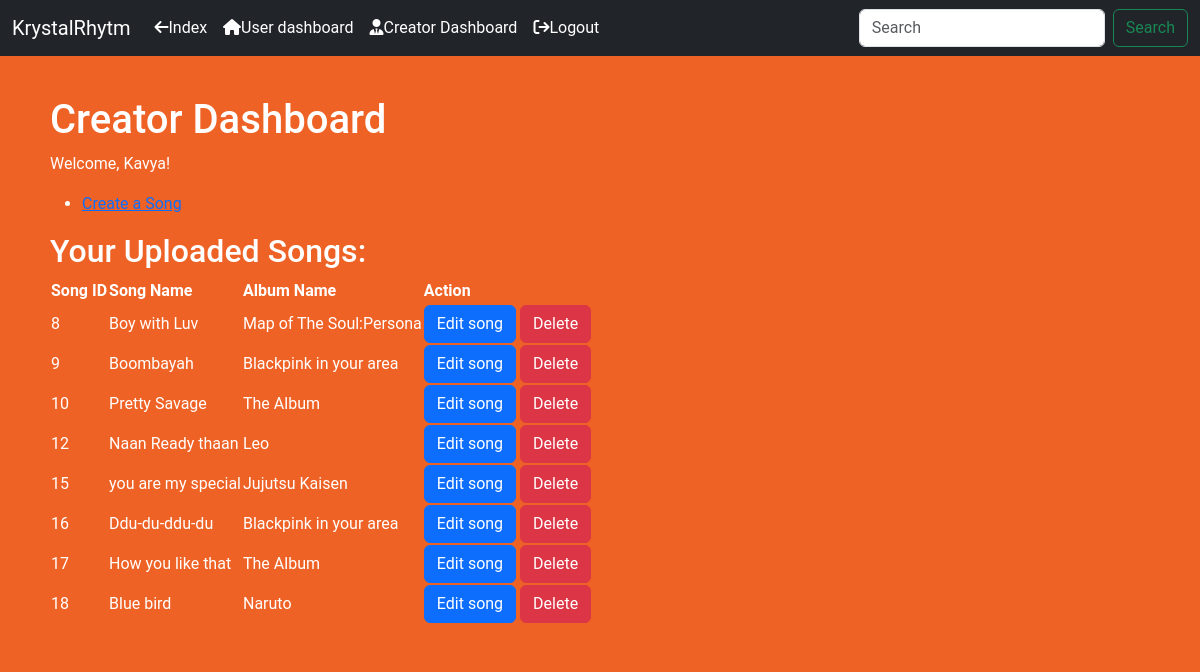
The page /creator_dashboard (signed in) on the database its author committed.
### models.py (models this page shows, shortened)
class User(UserMixin, db.Model):
    __tablename__ = 'user'
    id = db.Column(db.Integer, primary_key=True)
    username = db.Column(db.String(64), index=True, unique=True, nullable=False)
    email = db.Column(db.String(120), index=True, unique=True, nullable=False)
    password_hash = db.Column(db.String(128), nullable=False)
    is_creator = db.Column(db.Boolean, default=False)
    is_admin = db.Column(db.Boolean, default=False)
    is_blacklisted = db.Column(db.Boolean, default=False)

class Songs(db.Model):
    __tablename__ = 'songs'
    id = db.Column(db.Integer, primary_key=True)
    song_name = db.Column(db.String(64), nullable=False)
    artist_name = db.Column(db.String(64), nullable=False)
    album_id = db.Column(db.Integer, db.ForeignKey('album.id'), nullable=False)
    user_id = db.Column(db.Integer, db.ForeignKey('user.id'), nullable=False)
    audio_data = db.Column(db.String)
    ratings = db.Column(db.Integer)
    genre = db.Column(db.String(64), nullable=False)
    lyrics = db.Column(db.String, nullable=False)
    flagged= db.Column(db.Boolean, default=False)
    album = db.relationship('Album', backref='songs')
    duration = db.Column(db.String, nullable=False)
    users_rated_count = db.Column(db.Integer, default=0)
    average_ratings = db.Column(db.Float, default=0.0)
    image_data = db.Column(db.String)

class Album(db.Model):
    __tablename__ = 'album'
    id = db.Column(db.Integer, primary_key=True)
    album_name = db.Column(db.String(64), nullable=False)
    artist_name = db.Column(db.String(64), nullable=False)
    date = db.Column(db.String, nullable=False)

### app.py (the view)
@app.route('/creator_dashboard')
@login_required
def creator_dashboard():
    if not current_user.is_creator:
        flash('You are not authorized to access the creator dashboard.', category='error')
        return redirect(url_for('home'))
    creator_songs = Songs.query.filter_by(user_id=current_user.id).all()
    return render_template('creator_dashboard.html', user=current_user, creator_songs=creator_songs)

### app.py (called while the page is built)
@login_manager.user_loader
def load_user(user_id):
    return User.query.get(int(user_id))

### templates/creator_dashboard.html (shortened to what this page needs)
{% extends 'layout.html' %}  {% block content %}
<h1>Creator Dashboard</h1>
<p>Welcome, {{ current_user.username }}!</p>
<div>
  <ul>
    <li><a href="{{ url_for('create_song') }}">Create a Song</a></li>
  </ul>
</div>
<div>
  <h2>Your Uploaded Songs:</h2>
  {% if creator_songs %}
  <table>
    <thead>
      <tr>
        <th>Song ID</th>
        <th>Song Name</th>
        <th>Album Name</th>
        <th>Action</th>
      </tr>
    </thead>
    <tbody>
      {% for song in creator_songs %}
      <tr>
        <td>{{ song.id }}</td>
        <td>{{ song.song_name }}</td>
        <td>{{ song.album.album_name }}</td>
        <td>
          <button
            class="btn btn-primary"
            onclick="window.location.href='/edit_song/{{song.id}}'"
          >
            Edit song
          </button>
          <button
            class="btn btn-danger"
            onclick="window.location.href='/delete_song/{{song.id}}'"
          >
            Delete
          </button>
        </td>
      </tr>
      {% endfor %}
    </tbody>
  </table>
  {% else %}
  <p>No songs uploaded yet.</p>
  {% endif %}
</div>
{% endblock %}

### templates/layout.html (style rules this page uses)
body { margin: 0; padding: 0; background-color: #ef6225; font-family: "Roboto", sans-serif; color: white; }

### rows shown on the page
User: username "Kavya"
Songs: id "8", song_name "Boy with Luv", album.album_name "Map of The Soul:Persona"
Songs: id "9", song_name "Boombayah", album.album_name "Blackpink in your area"
Songs: id "10", song_name "Pretty Savage", album.album_name "The Album"
Songs: id "12", song_name "Naan Ready thaan", album.album_name "Leo"
Songs: id "15", song_name "you are my special", album.album_name "Jujutsu Kaisen"
Songs: id "16", song_name "Ddu-du-ddu-du", album.album_name "Blackpink in your area"
Songs: id "17", song_name "How you like that", album.album_name "The Album"
Songs: id "18", song_name "Blue bird", album.album_name "Naruto"
